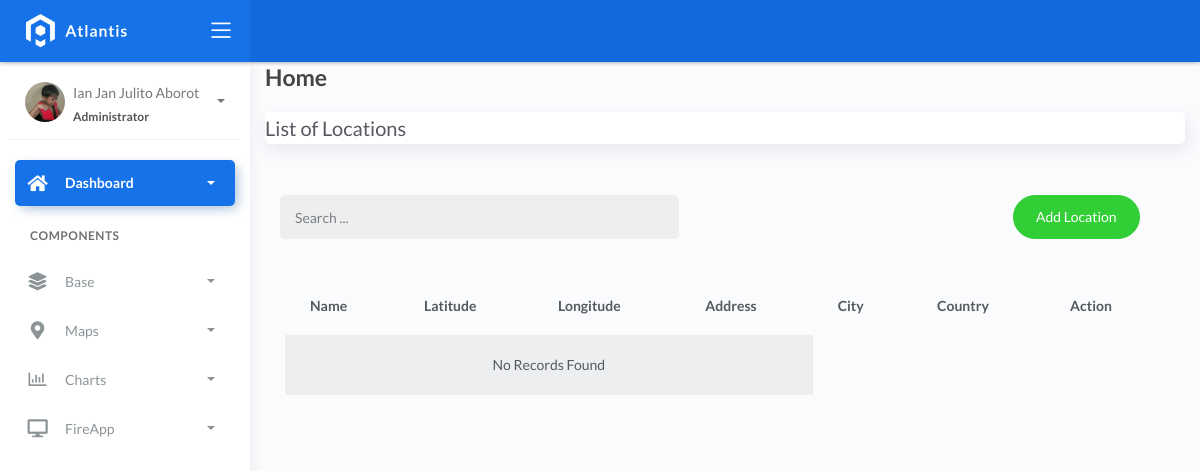
/location_list, run on an earlier commit of the app's database.
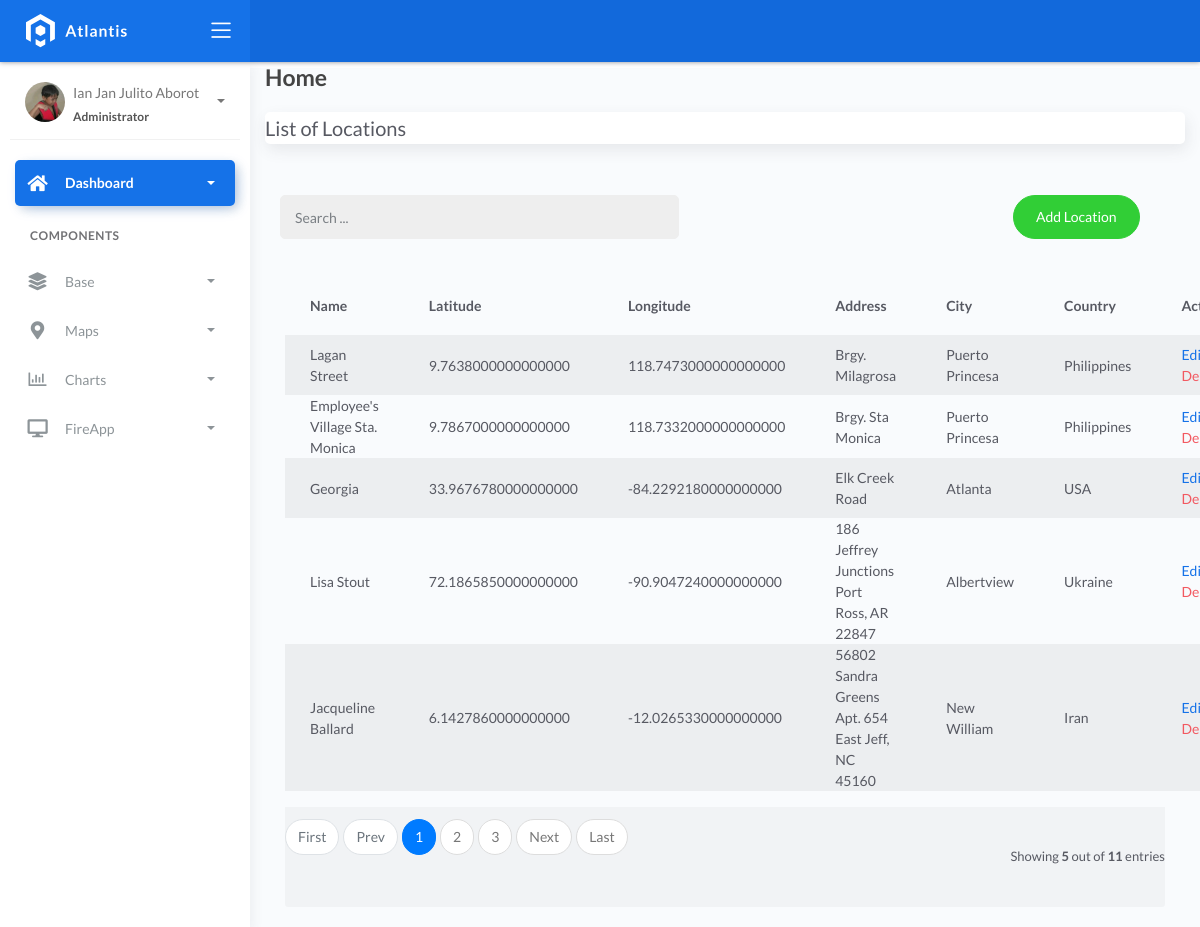
And on a later commit of the database.
### fire/models.py (models this page shows)
class BaseModel(models.Model):
    created_at = models.DateTimeField(auto_now_add=True, db_index=True)
    updated_at = models.DateTimeField(auto_now=True)
    class Meta:
        abstract = True

class Locations(BaseModel):
    name = models.CharField(max_length=150)
    latitude = models.DecimalField(
        max_digits=22, decimal_places=16, null=True, blank=True)
    longitude = models.DecimalField(
        max_digits=22, decimal_places=16, null=True, blank=True)
    address = models.CharField(max_length=150)
    city = models.CharField(max_length=150)  # can be in separate table
    country = models.CharField(max_length=150)  # can be in separate table

### fire/views.py (the view)
# urls.py: path('location_list', LocationList.as_view(), name='location'),
class LocationList(ListView):
    model = Locations
    context_object_name = 'location'
    template_name = 'loc_list.html'
    paginate_by = 5

### templates/loc_list.html (shortened to what this page needs)
{% extends 'base.html' %} {% load static %} {% block content %}
<div class="content">
    <div class="container-fluid">
        <h4 class="page-title">Home</h4>
        <div class="row">
            <div class="col-md-12">
                <div class="card">
                    <div class="card-title">List of Locations</div>
                </div>
                <br>
                <div class="col-md-12 row">
                    <div class="col-md-6">
                        <form action="" class="navbar-left navbar-form nav-search mr-md-3">
                            <div class="input-group">
                                <input type="text" placeholder="Search ..." class="form-control">
                                <div class="input-group-append">
                                    <span class="input-group-text">
                                    </span>
                                </div>
                            </div>
                        </form>
                    </div>
                    <div class="col-md-6">
                        <div class="pull-right"><a href="{% url 'loc-add' %}" loc-add="" class="btn btn-success btn-rounded">Add Location</a>
                        </div>
                    </div>
                </div>
                <div class="card-body">
                    <table class="table table-striped mt-3">
                        <thead>
                            <tr>
                                <th scope="col">Name</th>
                                <th scope="col">Latitude</th>
                                <th scope="col">Longitude</th>
                                <th scope="col">Address</th>
                                <th scope="col">City</th>
                                <th scope="col">Country</th>
                                <th scope="col">Action</th>
                            </tr>
                        </thead>
                        <tbody>
                            {% for object in object_list %}
                            <tr>
                                <td>{{ object.name }}</td>
                                <td>{{ object.latitude }}</td>
                                <td>{{ object.longitude }}</td>
                                <td>{{ object.address }}</td>
                                <td>{{ object.city }}</td>
                                <td>{{ object.country }}</td>
                                <td>
                                    <a href="location_list/{{ object.id }}">Edit</a>
                                    <a href="location_list/{{ object.id }}/delete" class="text-danger">Delete</a>
                                </td>
                            </tr>
                            {% empty %}
                            <tr>
                                <td colspan="4" style="text-align: center">
                                    <p class="text-sm font-wight-bold mb-0">No Records Found</p>
                                </td>
                            </tr>
                            {% endfor %}
                        </tbody>
                    </table>
                    {% include 'includes/pagination.html' %}
                </div>
            </div>
        </div>
    </div>
</div>
{% endblock %}

### templates/base.html (shortened to what this page needs)
{% load static %}
<!DOCTYPE html>
<html lang="en">
  <head>
    <link rel="stylesheet" href="{% static 'css/bootstrap.min.css' %}" />
    <link rel="stylesheet" href="{% static 'css/atlantis.min.css' %}" />
    <link rel="stylesheet" href="{% static 'css/demo.css' %}" />
  </head>
  <body>
    <div class="wrapper">
      <div class="main-header">
        <div class="logo-header" data-background-color="blue">
          <a href="index.html" class="logo">
            <img src="{% static 'img/logo.svg' %}" alt="navbar brand" class="navbar-brand" />
          </a>
          <div class="nav-toggle">
            <button class="btn btn-toggle toggle-sidebar">
              <i class="icon-menu"></i>
            </button>
          </div>
        </div>
        <nav class="navbar navbar-header navbar-expand-lg" data-background-color="blue2">
        </nav>
      </div>
      <div class="sidebar sidebar-style-2">
        <div class="sidebar-wrapper scrollbar scrollbar-inner">
          <div class="sidebar-content">
            <div class="user">
              <div class="avatar-sm float-left mr-2">
                <img src="{% static 'img/ian.jpg' %}" alt="..." class="avatar-img rounded-circle" />
              </div>
              <div class="info">
                <a data-toggle="collapse" href="#collapseExample" aria-expanded="true">
                  <span>
                    Ian Jan Julito Aborot
                    <span class="user-level">Administrator</span>
                    <span class="caret"></span>
                  </span>
                </a>
              </div>
            </div>
            <ul class="nav nav-primary">
              <li class="nav-item active">
                <a data-toggle="collapse" href="#dashboard" class="collapsed" aria-expanded="false">
                  <i class="fas fa-home"></i>
                  <p>Dashboard</p>
                  <span class="caret"></span>
                </a>
              </li>
              <li class="nav-section">
                <h4 class="text-section">Components</h4>
              </li>
              <li class="nav-item">
                <a data-toggle="collapse" href="#base">
                  <i class="fas fa-layer-group"></i>
                  <p>Base</p>
                  <span class="caret"></span>
                </a>
              </li>
              <li class="nav-item">
                <a data-toggle="collapse" href="#maps">
                  <i class="fas fa-map-marker-alt"></i>
                  <p>Maps</p>
                  <span class="caret"></span>
                </a>
              </li>
              <li class="nav-item">
                <a data-toggle="collapse" href="#charts">
                  <i class="far fa-chart-bar"></i>
                  <p>Charts</p>
                  <span class="caret"></span>
                </a>
              </li>
              <li class="nav-item">
                <a data-toggle="collapse" href="#FireApp">
                  <i class="fas fa-desktop"></i>
                  <p>FireApp</p>
                  <span class="caret"></span>
                </a>
              </li>
            </ul>
          </div>
        </div>
      </div>
      <div class="main-panel">
        <div class="content">
          {% block content %}
          {% endblock %}
          </div>
        </div>
        <footer class="footer">
          <div class="container-fluid">
            <nav class="pull-left">
              <ul class="nav">
                <li class="nav-item">
                  <a class="nav-link" href="https://www.themekita.com"> ThemeKita </a>
                </li>
                <li class="nav-item">
                  <a class="nav-link" href="#"> Help </a>
                </li>
                <li class="nav-item">
                  <a class="nav-link" href="#"> Licenses </a>
                </li>
              </ul>
            </nav>
            <div class="copyright ml-auto">2018, made with  by <a href="https://www.themekita.com">ThemeKita</a></div>
          </div>
        </footer>
      </div>
  </body>
</html>

### templates/includes/pagination.html (shortened to what this page needs)
{% if is_paginated %}
<div class="card-footer px-0 border-0 d-flex flex-column flex-lg-row align-items-center justify-content-between mt-3">
  <nav aria-label="Topics pagination" class="mb-4">
    <ul class="pagination">
      {% if page_obj.number > 1 %}
      <li class="page-item">
        <a class="page-link" href="?page=1">First</a>
      </li>
      {% else %}
      <li class="page-item disabled">
        <span class="page-link">First</span>
      </li>
      {% endif %} {% if page_obj.has_previous %}
      <li class="page-item">
        <a class="page-link" href="?page={{ page_obj.previous_page_number }}">Prev</a>
      </li>
      {% else %}
      <li class="page-item disabled">
        <span class="page-link">Prev</span>
      </li>
      {% endif %} {% for page_num in paginator.page_range %} {% if page_obj.number == page_num %}
      <li class="page-item active">
        <span class="page-link">
          {{ page_num }}
        </span>
      </li>
      {% elif page_num > page_obj.number|add:'-3' and page_num < page_obj.number|add:'3' %}
      <li class="page-item">
        <a class="page-link" href="?page={{ page_num }}">{{ page_num }}</a>
      </li>
      {% endif %} {% endfor %} {% if page_obj.has_next %}
      <li class="page-item">
        <a class="page-link" href="?page={{ page_obj.next_page_number }}">Next</a>
      </li>
      {% else %}
      <li class="page-item disabled">
        <span class="page-link">Next</span>
      </li>
      {% endif %} {% if page_obj.number != paginator.num_pages %}
      <li class="page-item">
        <a class="page-link" href="?page={{ paginator.num_pages }}">Last</a>
      </li>
      {% else %}
      <li class="page-item disabled">
        <span class="page-link">Last</span>
      </li>
      {% endif %}
    </ul>
  </nav>
  <div class="fw-normal small mt-4 mt-lg-0">Showing <b>{{object_list.count}}</b> out of <b>{{paginator.count}}</b> entries</div>
</div>
{% endif %}

What changed in the data, as far as the page shows it:
added Locations: name "Lagan Street", latitude "9.7638000000000000", longitude "118.7473000000000000", address "Brgy. Milagrosa", city "Puerto Princesa", country "Philippines"
added Locations: name "Employee's Village Sta. Monica", latitude "9.7867000000000000", longitude "118.7332000000000000", address "Brgy. Sta Monica", city "Puerto Princesa", country "Philippines"
added Locations: name "Georgia", latitude "33.9676780000000000", longitude "-84.2292180000000000", address "Elk Creek Road", city "Atlanta", country "USA"
added Locations: name "Lisa Stout", latitude "72.1865850000000000", longitude "-90.9047240000000000", address "186 Jeffrey Junctions Port Ross, AR 22847", city "Albertview", country "Ukraine"
added Locations: name "Jacqueline Ballard", latitude "6.1427860000000000", longitude "-12.0265330000000000", address "56802 Sandra Greens Apt. 654 East Jeff, NC 45160", city "New William", country "Iran"
Also different on the page:
{{ object_list.count }}: (not shown) → "5"
{{ paginator.count }}: (not shown) → "11"
text no longer shown: "No Records Found"
text now shown: "First Prev Next Last Showing out of entries"
new list line: "1"
new list line: "2"
new list line: "3"
